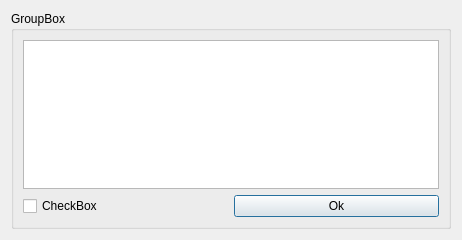
<?xml version="1.0" encoding="UTF-8"?>
<ui version="4.0">
 <class>Dialog</class>
 <widget class="QDialog" name="Dialog">
  <property name="geometry">
   <rect>
    <x>0</x>
    <y>0</y>
    <width>462</width>
    <height>240</height>
   </rect>
  </property>
  <property name="windowTitle">
   <string>Dialog</string>
  </property>
  <layout class="QHBoxLayout" name="horizontalLayout">
   <item>
    <widget class="QGroupBox" name="groupBox">
     <property name="enabled">
      <bool>true</bool>
     </property>
     <property name="title">
      <string>GroupBox</string>
     </property>
     <layout class="QGridLayout" name="gridLayout">
      <item row="0" column="0" colspan="2">
       <widget class="QTextEdit" name="txtInput"/>
      </item>
      <item row="1" column="0">
       <widget class="QCheckBox" name="checkBox">
        <property name="text">
         <string>CheckBox</string>
        </property>
       </widget>
      </item>
      <item row="1" column="1">
       <widget class="QPushButton" name="btnOk">
        <property name="text">
         <string>Ok</string>
        </property>
       </widget>
      </item>
     </layout>
    </widget>
   </item>
  </layout>
 </widget>
 <resources/>
 <connections/>
</ui>
